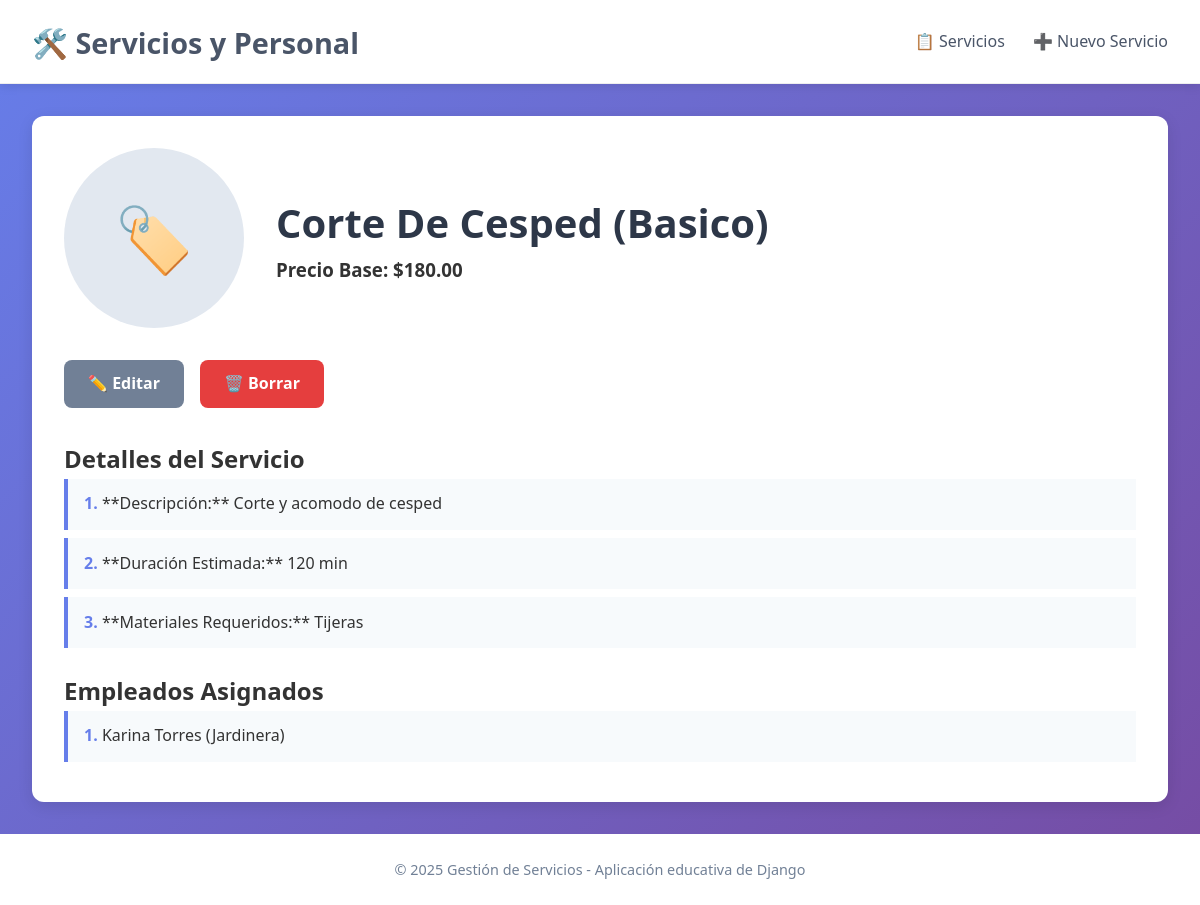
The app's page /servicio/1/ with its own data.
### app_serv_emp/models.py (models this page shows, shortened)
class Servicio(models.Model):
    id_servicio = models.AutoField(primary_key=True)
    nombre_servicio = models.CharField(max_length=100)
    descripcion_servicio = models.TextField()
    precio_base = models.DecimalField(max_digits=10, decimal_places=2)
    duracion_estimada = models.CharField(max_length=50)
    materiales_requeridos = models.TextField(blank=True, null=True)
    class Meta:
        verbose_name = "Servicio"
        verbose_name_plural = "Servicios"

class Empleado(models.Model):
    id_empleado = models.AutoField(primary_key=True)
    nombre_empleado = models.CharField(max_length=50)
    apellido_empleado = models.CharField(max_length=50)
    puesto_empleado = models.CharField(max_length=50)
    telefono_empleado = models.CharField(max_length=15)
    fecha_contratacion = models.DateField()
    servicio = models.ForeignKey(
        Servicio,
        on_delete=models.SET_NULL,
        null=True,
        blank=True,
        related_name='empleados' # Permite acceder a los empleados desde el Servicio: servicio.empleados.all()
    )
    class Meta:
        verbose_name = "Empleado"
        verbose_name_plural = "Empleados"

### app_serv_emp/views.py (the view)
# urls.py: path('servicio/<int:servicio_id>/', views.detalle_servicio, name='detalle_servicio'),
def detalle_servicio(request, servicio_id):
    servicio = get_object_or_404(Servicio, id_servicio=servicio_id)
    return render(request, 'detalle_servicio.html', {'servicio': servicio})

### app_serv_emp/templates/detalle_servicio.html (shortened to what this page needs)
{% extends 'base.html' %}
{% block contenido %}
<article class="artist-detail">
    <div class="artist-banner">
        <div class="detail-placeholder">🏷️</div>
        <div class="artist-info">
            <h1>{{ servicio.nombre_servicio }}</h1>
            <h3>Precio Base: ${{ servicio.precio_base }}</h3>
        </div>
    </div>
    <div class="detail-actions">
        <a href="{% url 'app_serv_emp:editar_servicio' servicio.id_servicio %}" class="btn btn-secondary">✏️ Editar</a>
        <a href="{% url 'app_serv_emp:borrar_servicio' servicio.id_servicio %}" class="btn btn-danger">🗑️ Borrar</a>
    </div>
    <section class="songs-section">
        <h2>Detalles del Servicio</h2>
        <ul class="song-list">
            <li>**Descripción:** {{ servicio.descripcion_servicio }}</li>
            <li>**Duración Estimada:** {{ servicio.duracion_estimada }}</li>
            <li>**Materiales Requeridos:** {{ servicio.materiales_requeridos|default:"N/A" }}</li>
        </ul>
        <h2 style="margin-top: 1.5rem;">Empleados Asignados</h2>
        {% if servicio.empleados.all %}
        <ul class="song-list">
            {% for empleado in servicio.empleados.all %}
            <li>{{ empleado.nombre_empleado }} {{ empleado.apellido_empleado }} ({{ empleado.puesto_empleado }})</li>
            {% endfor %}
        </ul>
        {% else %}
        <p class="empty-message">No hay empleados asignados a este servicio.</p>
        {% endif %}
    </section>
</article>
{% endblock %}

### app_serv_emp/templates/base.html (shortened to what this page needs)
{% load static %}
<!DOCTYPE html>
<html lang="es">
<head>
    <link rel="stylesheet" href="{% static 'css/styles.css' %}">
</head>
<body>
    <div class="wrapper">
        <header class="main-header">
            <h1><a href="{% url 'app_serv_emp:listar_servicios' %}">🛠️ Servicios y Personal</a></h1>
            <nav class="main-nav">
                <a href="{% url 'app_serv_emp:listar_servicios' %}">📋 Servicios</a>
                <a href="{% url 'app_serv_emp:crear_servicio' %}">➕ Nuevo Servicio</a>
            </nav>
        </header>
        <main class="main-content">
            {% block contenido %}{% endblock %}
        </main>
        <footer class="main-footer">
            <p>© 2025 Gestión de Servicios - Aplicación educativa de Django</p>
        </footer>
    </div>
</body>
</html>

### app_serv_emp/static/css/styles.css (style rules this page uses)
* { margin: 0; padding: 0; box-sizing: border-box; }
body { font-family: 'Segoe UI', Tahoma, Geneva, Verdana, sans-serif; background: linear-gradient(135deg, #667eea 0%, #764ba2 100%); color: #333; line-height: 1.6; }
.wrapper { min-height: 100vh; display: flex; flex-direction: column; }
.main-header { background: white; padding: 1rem 2rem; display: flex; justify-content: space-between; align-items: center; box-shadow: 0 2px 10px rgba(0,0,0,0.1); border-bottom: 1px solid #eee; }
.main-header h1 a { color: #4a5568; text-decoration: none; font-size: 1.8rem; font-weight: 700; }
.main-nav a { margin-left: 1.5rem; color: #4a5568; text-decoration: none; font-weight: 500; transition: color 0.3s; }
.main-content { flex: 1; padding: 2rem; max-width: 1200px; margin: 0 auto; width: 100%; }
.artist-detail { background: white; border-radius: 12px; overflow: hidden; box-shadow: 0 4px 15px rgba(0,0,0,0.1); padding: 2rem; }
.artist-banner { display: flex; gap: 2rem; margin-bottom: 2rem; align-items: center; }
.detail-placeholder { width: 180px; height: 180px; background: #e2e8f0; border-radius: 50%; display: flex; align-items: center; justify-content: center; font-size: 4rem; }
.artist-info h1 { font-size: 2.5rem; color: #2d3748; }
.detail-actions { margin-bottom: 2rem; display: flex; gap: 1rem; }
.song-list { list-style: none; counter-reset: song-counter; }
.song-list li { counter-increment: song-counter; padding: 0.8rem 1rem; background: #f7fafc; border-left: 4px solid #667eea; margin-bottom: 0.5rem; font-weight: 500; }
.song-list li::before { content: counter(song-counter) ". "; color: #667eea; font-weight: bold; }
.btn { padding: 0.7rem 1.5rem; border: none; border-radius: 8px; font-weight: 600; cursor: pointer; transition: background 0.3s; text-decoration: none; display: inline-block; }
.btn-secondary { background: #718096; color: white; }
.btn-danger { background: #e53e3e; color: white; }
.main-footer { text-align: center; padding: 1.5rem; background: white; color: #718096; font-size: 0.9rem; margin-top: auto; }

### records on screen
Servicio: nombre_servicio "Corte De Cesped (Basico)", precio_base "180.00", descripcion_servicio "Corte y acomodo de cesped", duracion_estimada "120 min", materiales_requeridos "Tijeras"
Empleado: nombre_empleado "Karina", apellido_empleado "Torres", puesto_empleado "Jardinera"
